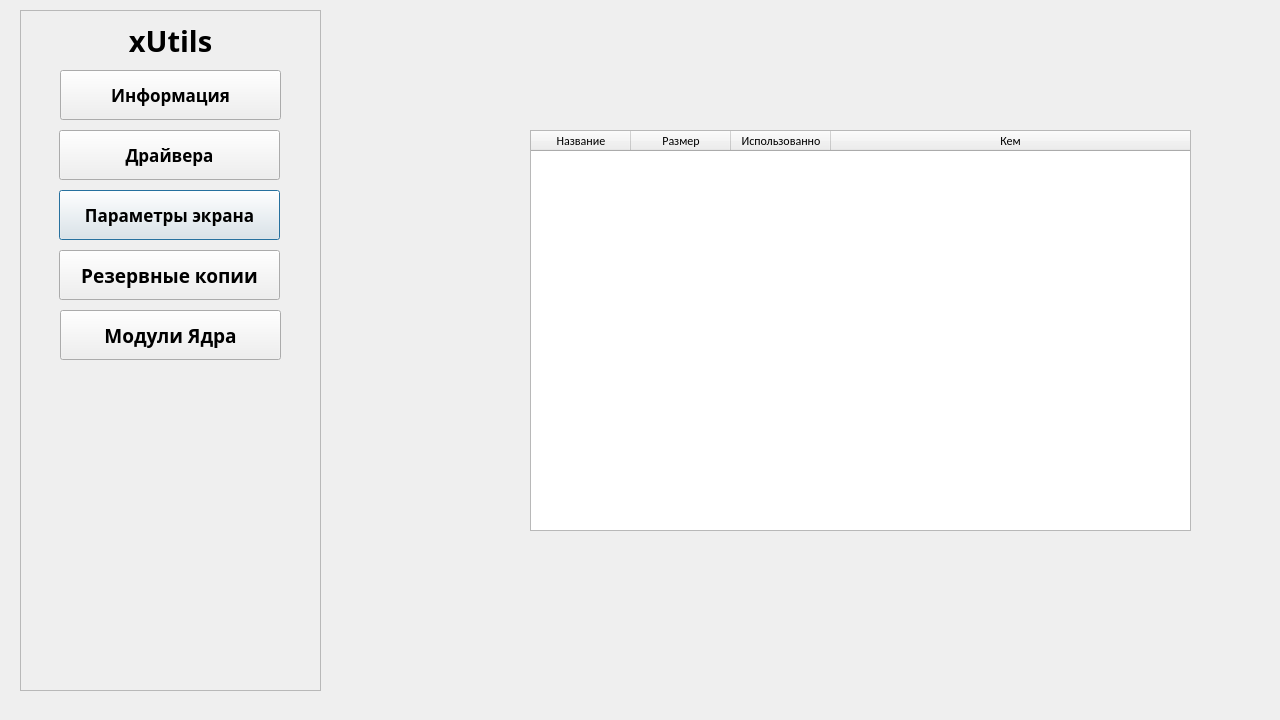
<?xml version="1.0" encoding="UTF-8"?>
<ui version="4.0">
 <class>Dialog</class>
 <widget class="QDialog" name="Dialog">
  <property name="geometry">
   <rect>
    <x>0</x>
    <y>0</y>
    <width>1280</width>
    <height>720</height>
   </rect>
  </property>
  <property name="windowTitle">
   <string>Dialog</string>
  </property>
  <property name="styleSheet">
   <string notr="true"/>
  </property>
  <widget class="QFrame" name="frame">
   <property name="geometry">
    <rect>
     <x>20</x>
     <y>10</y>
     <width>301</width>
     <height>681</height>
    </rect>
   </property>
   <property name="styleSheet">
    <string notr="true"/>
   </property>
   <property name="frameShape">
    <enum>QFrame::StyledPanel</enum>
   </property>
   <property name="frameShadow">
    <enum>QFrame::Raised</enum>
   </property>
   <widget class="QPushButton" name="Resolution">
    <property name="geometry">
     <rect>
      <x>39</x>
      <y>180</y>
      <width>221</width>
      <height>50</height>
     </rect>
    </property>
    <property name="font">
     <font>
      <family>Microsoft YaHei UI Light</family>
      <pointsize>13</pointsize>
      <weight>75</weight>
      <bold>true</bold>
     </font>
    </property>
    <property name="text">
     <string>Параметры экрана</string>
    </property>
   </widget>
   <widget class="QLabel" name="LableLegion">
    <property name="geometry">
     <rect>
      <x>40</x>
      <y>0</y>
      <width>221</width>
      <height>61</height>
     </rect>
    </property>
    <property name="font">
     <font>
      <family>Microsoft YaHei UI Light</family>
      <pointsize>22</pointsize>
      <weight>75</weight>
      <italic>false</italic>
      <bold>true</bold>
      <underline>false</underline>
      <strikeout>false</strikeout>
     </font>
    </property>
    <property name="text">
     <string>xUtils</string>
    </property>
    <property name="textFormat">
     <enum>Qt::PlainText</enum>
    </property>
    <property name="alignment">
     <set>Qt::AlignCenter</set>
    </property>
   </widget>
   <widget class="QPushButton" name="Backup">
    <property name="geometry">
     <rect>
      <x>39</x>
      <y>240</y>
      <width>221</width>
      <height>50</height>
     </rect>
    </property>
    <property name="font">
     <font>
      <family>Microsoft YaHei UI Light</family>
      <pointsize>14</pointsize>
      <weight>75</weight>
      <bold>true</bold>
     </font>
    </property>
    <property name="text">
     <string>Резервные копии</string>
    </property>
   </widget>
   <widget class="QPushButton" name="Drivers">
    <property name="geometry">
     <rect>
      <x>39</x>
      <y>120</y>
      <width>221</width>
      <height>50</height>
     </rect>
    </property>
    <property name="font">
     <font>
      <family>Microsoft YaHei UI Light</family>
      <pointsize>13</pointsize>
      <weight>75</weight>
      <bold>true</bold>
     </font>
    </property>
    <property name="text">
     <string>Драйвера</string>
    </property>
   </widget>
   <widget class="QPushButton" name="Information">
    <property name="geometry">
     <rect>
      <x>40</x>
      <y>60</y>
      <width>221</width>
      <height>50</height>
     </rect>
    </property>
    <property name="font">
     <font>
      <family>Microsoft YaHei UI Light</family>
      <pointsize>13</pointsize>
      <weight>75</weight>
      <bold>true</bold>
     </font>
    </property>
    <property name="text">
     <string>Информация</string>
    </property>
   </widget>
   <widget class="QLabel" name="label_28">
    <property name="geometry">
     <rect>
      <x>110</x>
      <y>560</y>
      <width>81</width>
      <height>81</height>
     </rect>
    </property>
    <property name="text">
     <string/>
    </property>
    <property name="pixmap">
     <pixmap>logo.svg</pixmap>
    </property>
   </widget>
   <widget class="QPushButton" name="CoreModules">
    <property name="geometry">
     <rect>
      <x>40</x>
      <y>300</y>
      <width>221</width>
      <height>50</height>
     </rect>
    </property>
    <property name="font">
     <font>
      <family>Microsoft YaHei UI Light</family>
      <pointsize>14</pointsize>
      <weight>75</weight>
      <bold>true</bold>
     </font>
    </property>
    <property name="text">
     <string>Модули Ядра</string>
    </property>
   </widget>
  </widget>
  <widget class="QStackedWidget" name="stackedWidget">
   <property name="geometry">
    <rect>
     <x>360</x>
     <y>10</y>
     <width>900</width>
     <height>690</height>
    </rect>
   </property>
   <property name="font">
    <font>
     <family>Calibri</family>
    </font>
   </property>
   <property name="currentIndex">
    <number>5</number>
   </property>
   <widget class="QWidget" name="pageInformation">
    <widget class="QLabel" name="label_13">
     <property name="geometry">
      <rect>
       <x>390</x>
       <y>20</y>
       <width>121</width>
       <height>31</height>
      </rect>
     </property>
     <property name="font">
      <font>
       <family>Calibri</family>
       <pointsize>22</pointsize>
       <weight>50</weight>
       <bold>false</bold>
      </font>
     </property>
     <property name="text">
      <string>Система</string>
     </property>
    </widget>
    <widget class="QWidget" name="gridLayoutWidget_2">
     <property name="geometry">
      <rect>
       <x>40</x>
       <y>60</y>
       <width>821</width>
       <height>551</height>
      </rect>
     </property>
     <layout class="QGridLayout" name="gridLayout_3">
      <item row="4" column="0">
       <widget class="QLabel" name="label_14">
        <property name="font">
         <font>
          <pointsize>16</pointsize>
         </font>
        </property>
        <property name="frameShape">
         <enum>QFrame::Box</enum>
        </property>
        <property name="lineWidth">
         <number>2</number>
        </property>
        <property name="midLineWidth">
         <number>0</number>
        </property>
        <property name="text">
         <string>Монитор:</string>
        </property>
       </widget>
      </item>
      <item row="1" column="0">
       <widget class="QLabel" name="label_15">
        <property name="font">
         <font>
          <pointsize>16</pointsize>
         </font>
        </property>
        <property name="frameShape">
         <enum>QFrame::Box</enum>
        </property>
        <property name="lineWidth">
         <number>2</number>
        </property>
        <property name="midLineWidth">
         <number>0</number>
        </property>
        <property name="text">
         <string>Процессор:</string>
        </property>
       </widget>
      </item>
      <item row="3" column="0">
       <widget class="QLabel" name="label_19">
        <property name="font">
         <font>
          <pointsize>16</pointsize>
         </font>
        </property>
        <property name="styleSheet">
         <string notr="true">gridline-color: rgb(90, 255, 2);</string>
        </property>
        <property name="frameShape">
         <enum>QFrame::Box</enum>
        </property>
        <property name="lineWidth">
         <number>2</number>
        </property>
        <property name="midLineWidth">
         <number>0</number>
        </property>
        <property name="text">
         <string>Хранилище:</string>
        </property>
       </widget>
      </item>
      <item row="2" column="0">
       <widget class="QLabel" name="label_17">
        <property name="font">
         <font>
          <pointsize>16</pointsize>
         </font>
        </property>
        <property name="frameShape">
         <enum>QFrame::Box</enum>
        </property>
        <property name="lineWidth">
         <number>2</number>
        </property>
        <property name="midLineWidth">
         <number>0</number>
        </property>
        <property name="text">
         <string>Видеокарта:</string>
        </property>
       </widget>
      </item>
      <item row="5" column="0">
       <widget class="QLabel" name="label_16">
        <property name="font">
         <font>
          <pointsize>16</pointsize>
         </font>
        </property>
        <property name="frameShape">
         <enum>QFrame::Box</enum>
        </property>
        <property name="lineWidth">
         <number>2</number>
        </property>
        <property name="midLineWidth">
         <number>0</number>
        </property>
        <property name="text">
         <string>Разрешение экрана:</string>
        </property>
       </widget>
      </item>
      <item row="16" column="0">
       <widget class="QLabel" name="label_18">
        <property name="font">
         <font>
          <pointsize>16</pointsize>
         </font>
        </property>
        <property name="frameShape">
         <enum>QFrame::Box</enum>
        </property>
        <property name="lineWidth">
         <number>2</number>
        </property>
        <property name="midLineWidth">
         <number>0</number>
        </property>
        <property name="text">
         <string>ОЗУ</string>
        </property>
       </widget>
      </item>
      <item row="17" column="0">
       <widget class="QLabel" name="label_20">
        <property name="font">
         <font>
          <pointsize>16</pointsize>
         </font>
        </property>
        <property name="frameShape">
         <enum>QFrame::Box</enum>
        </property>
        <property name="lineWidth">
         <number>2</number>
        </property>
        <property name="midLineWidth">
         <number>0</number>
        </property>
        <property name="text">
         <string>Версия Ядра</string>
        </property>
       </widget>
      </item>
     </layout>
    </widget>
    <widget class="QWidget" name="verticalLayoutWidget_2">
     <property name="geometry">
      <rect>
       <x>320</x>
       <y>60</y>
       <width>541</width>
       <height>551</height>
      </rect>
     </property>
     <layout class="QVBoxLayout" name="verticalLayout_3">
      <item>
       <widget class="QLabel" name="infoProccesor">
        <property name="font">
         <font>
          <pointsize>12</pointsize>
         </font>
        </property>
        <property name="text">
         <string/>
        </property>
       </widget>
      </item>
      <item>
       <widget class="QLabel" name="infoGpu">
        <property name="font">
         <font>
          <pointsize>12</pointsize>
         </font>
        </property>
        <property name="text">
         <string/>
        </property>
       </widget>
      </item>
      <item>
       <widget class="QLabel" name="infoStorage">
        <property name="font">
         <font>
          <pointsize>12</pointsize>
         </font>
        </property>
        <property name="text">
         <string/>
        </property>
       </widget>
      </item>
      <item>
       <widget class="QLabel" name="infoScreen">
        <property name="font">
         <font>
          <pointsize>12</pointsize>
         </font>
        </property>
        <property name="text">
         <string/>
        </property>
       </widget>
      </item>
      <item>
       <widget class="QLabel" name="infoResolution">
        <property name="font">
         <font>
          <pointsize>12</pointsize>
         </font>
        </property>
        <property name="text">
         <string/>
        </property>
       </widget>
      </item>
      <item>
       <widget class="QLabel" name="infoMemory">
        <property name="font">
         <font>
          <pointsize>12</pointsize>
         </font>
        </property>
        <property name="text">
         <string/>
        </property>
       </widget>
      </item>
      <item>
       <widget class="QLabel" name="infoCore">
        <property name="font">
         <font>
          <pointsize>12</pointsize>
         </font>
        </property>
        <property name="text">
         <string/>
        </property>
       </widget>
      </item>
     </layout>
    </widget>
   </widget>
   <widget class="QWidget" name="pageInstallDrivers">
    <widget class="QPushButton" name="Download">
     <property name="geometry">
      <rect>
       <x>150</x>
       <y>490</y>
       <width>200</width>
       <height>40</height>
      </rect>
     </property>
     <property name="font">
      <font>
       <pointsize>14</pointsize>
      </font>
     </property>
     <property name="text">
      <string>Скачать</string>
     </property>
    </widget>
    <widget class="QProgressBar" name="ProgressBar">
     <property name="enabled">
      <bool>true</bool>
     </property>
     <property name="geometry">
      <rect>
       <x>50</x>
       <y>650</y>
       <width>841</width>
       <height>21</height>
      </rect>
     </property>
     <property name="font">
      <font>
       <family>Microsoft YaHei UI Light</family>
      </font>
     </property>
     <property name="value">
      <number>24</number>
     </property>
    </widget>
    <widget class="QLabel" name="Drivers_label">
     <property name="geometry">
      <rect>
       <x>370</x>
       <y>10</y>
       <width>200</width>
       <height>41</height>
      </rect>
     </property>
     <property name="font">
      <font>
       <pointsize>20</pointsize>
      </font>
     </property>
     <property name="text">
      <string>Драйвера</string>
     </property>
     <property name="alignment">
      <set>Qt::AlignCenter</set>
     </property>
    </widget>
    <widget class="QListView" name="listDrivers">
     <property name="geometry">
      <rect>
       <x>20</x>
       <y>180</y>
       <width>451</width>
       <height>301</height>
      </rect>
     </property>
    </widget>
    <widget class="QWidget" name="verticalLayoutWidget_4">
     <property name="geometry">
      <rect>
       <x>500</x>
       <y>180</y>
       <width>361</width>
       <height>291</height>
      </rect>
     </property>
     <layout class="QVBoxLayout" name="infoScreen_4">
      <item>
       <widget class="QLabel" name="driverGPU">
        <property name="font">
         <font>
          <pointsize>14</pointsize>
         </font>
        </property>
        <property name="text">
         <string>Видеокарта: %1</string>
        </property>
       </widget>
      </item>
      <item>
       <widget class="QLabel" name="driverCurrent">
        <property name="font">
         <font>
          <pointsize>14</pointsize>
         </font>
        </property>
        <property name="text">
         <string>Текущий драйвер: %1</string>
        </property>
       </widget>
      </item>
      <item>
       <widget class="QLabel" name="driverVersion">
        <property name="font">
         <font>
          <pointsize>14</pointsize>
         </font>
        </property>
        <property name="text">
         <string>Версия: %1</string>
        </property>
       </widget>
      </item>
     </layout>
    </widget>
    <widget class="QPushButton" name="Install">
     <property name="geometry">
      <rect>
       <x>150</x>
       <y>540</y>
       <width>200</width>
       <height>40</height>
      </rect>
     </property>
     <property name="font">
      <font>
       <pointsize>14</pointsize>
      </font>
     </property>
     <property name="text">
      <string>Установить</string>
     </property>
    </widget>
    <widget class="QLabel" name="downloadFinished">
     <property name="enabled">
      <bool>true</bool>
     </property>
     <property name="geometry">
      <rect>
       <x>360</x>
       <y>610</y>
       <width>231</width>
       <height>31</height>
      </rect>
     </property>
     <property name="font">
      <font>
       <family>Noto Sans</family>
       <pointsize>14</pointsize>
      </font>
     </property>
     <property name="text">
      <string>Загрузка завершенна </string>
     </property>
    </widget>
    <widget class="QPushButton" name="pushButton">
     <property name="geometry">
      <rect>
       <x>0</x>
       <y>0</y>
       <width>71</width>
       <height>61</height>
      </rect>
     </property>
     <property name="text">
      <string>Назад</string>
     </property>
    </widget>
   </widget>
   <widget class="QWidget" name="pageDrivers">
    <widget class="QComboBox" name="graphicDeviceSelect">
     <property name="geometry">
      <rect>
       <x>170</x>
       <y>200</y>
       <width>501</width>
       <height>41</height>
      </rect>
     </property>
    </widget>
    <widget class="QLabel" name="label_4">
     <property name="geometry">
      <rect>
       <x>310</x>
       <y>130</y>
       <width>221</width>
       <height>71</height>
      </rect>
     </property>
     <property name="font">
      <font>
       <family>Noto Sans</family>
       <pointsize>16</pointsize>
      </font>
     </property>
     <property name="text">
      <string>Видеоадапторы</string>
     </property>
     <property name="alignment">
      <set>Qt::AlignCenter</set>
     </property>
    </widget>
    <widget class="QPushButton" name="downloadRecomended">
     <property name="geometry">
      <rect>
       <x>260</x>
       <y>250</y>
       <width>341</width>
       <height>41</height>
      </rect>
     </property>
     <property name="font">
      <font>
       <family>Noto Sans</family>
       <pointsize>12</pointsize>
      </font>
     </property>
     <property name="text">
      <string>Установить рекомендованные драйвера</string>
     </property>
    </widget>
    <widget class="QPushButton" name="additionalDriverSettings">
     <property name="geometry">
      <rect>
       <x>260</x>
       <y>300</y>
       <width>341</width>
       <height>31</height>
      </rect>
     </property>
     <property name="font">
      <font>
       <family>Noto Sans</family>
       <pointsize>12</pointsize>
      </font>
     </property>
     <property name="text">
      <string>Дополнительные настройки драйвера</string>
     </property>
    </widget>
    <widget class="QTextEdit" name="debugCardName">
     <property name="enabled">
      <bool>false</bool>
     </property>
     <property name="geometry">
      <rect>
       <x>300</x>
       <y>380</y>
       <width>221</width>
       <height>21</height>
      </rect>
     </property>
    </widget>
    <widget class="QPushButton" name="debugCardSearch">
     <property name="enabled">
      <bool>false</bool>
     </property>
     <property name="geometry">
      <rect>
       <x>370</x>
       <y>410</y>
       <width>88</width>
       <height>34</height>
      </rect>
     </property>
     <property name="text">
      <string>PushButton</string>
     </property>
    </widget>
   </widget>
   <widget class="QWidget" name="pageResolution">
    <widget class="QLabel" name="ResoluionLabel">
     <property name="geometry">
      <rect>
       <x>360</x>
       <y>245</y>
       <width>231</width>
       <height>41</height>
      </rect>
     </property>
     <property name="font">
      <font>
       <pointsize>20</pointsize>
       <weight>50</weight>
       <bold>false</bold>
      </font>
     </property>
     <property name="text">
      <string>Параметры экрана</string>
     </property>
    </widget>
    <widget class="QFrame" name="monitorsFrame">
     <property name="geometry">
      <rect>
       <x>0</x>
       <y>20</y>
       <width>891</width>
       <height>221</height>
      </rect>
     </property>
     <property name="focusPolicy">
      <enum>Qt::ClickFocus</enum>
     </property>
     <property name="styleSheet">
      <string notr="true"/>
     </property>
     <property name="frameShape">
      <enum>QFrame::StyledPanel</enum>
     </property>
     <property name="frameShadow">
      <enum>QFrame::Raised</enum>
     </property>
     <widget class="QPushButton" name="Display1">
      <property name="geometry">
       <rect>
        <x>60</x>
        <y>50</y>
        <width>160</width>
        <height>120</height>
       </rect>
      </property>
      <property name="font">
       <font>
        <pointsize>26</pointsize>
        <underline>false</underline>
       </font>
      </property>
      <property name="cursor">
       <cursorShape>PointingHandCursor</cursorShape>
      </property>
      <property name="mouseTracking">
       <bool>false</bool>
      </property>
      <property name="styleSheet">
       <string notr="true"/>
      </property>
      <property name="text">
       <string>1</string>
      </property>
     </widget>
     <widget class="QPushButton" name="Display2">
      <property name="enabled">
       <bool>false</bool>
      </property>
      <property name="geometry">
       <rect>
        <x>260</x>
        <y>50</y>
        <width>160</width>
        <height>120</height>
       </rect>
      </property>
      <property name="font">
       <font>
        <pointsize>26</pointsize>
        <underline>false</underline>
       </font>
      </property>
      <property name="cursor">
       <cursorShape>PointingHandCursor</cursorShape>
      </property>
      <property name="styleSheet">
       <string notr="true"/>
      </property>
      <property name="text">
       <string>2</string>
      </property>
     </widget>
     <widget class="QPushButton" name="Display3">
      <property name="enabled">
       <bool>false</bool>
      </property>
      <property name="geometry">
       <rect>
        <x>460</x>
        <y>50</y>
        <width>160</width>
        <height>120</height>
       </rect>
      </property>
      <property name="font">
       <font>
        <pointsize>26</pointsize>
        <underline>false</underline>
       </font>
      </property>
      <property name="cursor">
       <cursorShape>PointingHandCursor</cursorShape>
      </property>
      <property name="styleSheet">
       <string notr="true"/>
      </property>
      <property name="text">
       <string>3</string>
      </property>
     </widget>
     <widget class="QPushButton" name="Display4">
      <property name="enabled">
       <bool>false</bool>
      </property>
      <property name="geometry">
       <rect>
        <x>660</x>
        <y>50</y>
        <width>160</width>
        <height>120</height>
       </rect>
      </property>
      <property name="font">
       <font>
        <pointsize>26</pointsize>
        <underline>false</underline>
       </font>
      </property>
      <property name="cursor">
       <cursorShape>PointingHandCursor</cursorShape>
      </property>
      <property name="styleSheet">
       <string notr="true"/>
      </property>
      <property name="text">
       <string>4</string>
      </property>
     </widget>
    </widget>
    <widget class="QFrame" name="frame_4">
     <property name="geometry">
      <rect>
       <x>10</x>
       <y>310</y>
       <width>361</width>
       <height>301</height>
      </rect>
     </property>
     <property name="frameShape">
      <enum>QFrame::StyledPanel</enum>
     </property>
     <property name="frameShadow">
      <enum>QFrame::Raised</enum>
     </property>
     <widget class="QLabel" name="label_24">
      <property name="geometry">
       <rect>
        <x>320</x>
        <y>70</y>
        <width>21</width>
        <height>16</height>
       </rect>
      </property>
      <property name="font">
       <font>
        <pointsize>14</pointsize>
       </font>
      </property>
      <property name="text">
       <string>HZ</string>
      </property>
     </widget>
     <widget class="QLabel" name="label_2">
      <property name="geometry">
       <rect>
        <x>40</x>
        <y>115</y>
        <width>111</width>
        <height>21</height>
       </rect>
      </property>
      <property name="font">
       <font>
        <pointsize>14</pointsize>
       </font>
      </property>
      <property name="text">
       <string>Разрешение</string>
      </property>
     </widget>
     <widget class="QPushButton" name="dependsScreen">
      <property name="enabled">
       <bool>true</bool>
      </property>
      <property name="geometry">
       <rect>
        <x>30</x>
        <y>245</y>
        <width>201</width>
        <height>31</height>
       </rect>
      </property>
      <property name="font">
       <font>
        <pointsize>11</pointsize>
       </font>
      </property>
      <property name="text">
       <string>Дополнительные настройки</string>
      </property>
     </widget>
     <widget class="QComboBox" name="ListResolution">
      <property name="geometry">
       <rect>
        <x>30</x>
        <y>145</y>
        <width>201</width>
        <height>31</height>
       </rect>
      </property>
      <property name="font">
       <font>
        <pointsize>14</pointsize>
       </font>
      </property>
      <item>
       <property name="text">
        <string>1920х1080</string>
       </property>
      </item>
      <item>
       <property name="text">
        <string>1280х720</string>
       </property>
      </item>
     </widget>
     <widget class="QComboBox" name="listHZ">
      <property name="geometry">
       <rect>
        <x>250</x>
        <y>65</y>
        <width>61</width>
        <height>31</height>
       </rect>
      </property>
      <property name="font">
       <font>
        <pointsize>14</pointsize>
       </font>
      </property>
      <item>
       <property name="text">
        <string>60</string>
       </property>
      </item>
      <item>
       <property name="text">
        <string>75</string>
       </property>
      </item>
      <item>
       <property name="text">
        <string>100</string>
       </property>
      </item>
      <item>
       <property name="text">
        <string>144</string>
       </property>
      </item>
     </widget>
     <widget class="QPushButton" name="setCancelButton">
      <property name="enabled">
       <bool>false</bool>
      </property>
      <property name="geometry">
       <rect>
        <x>150</x>
        <y>195</y>
        <width>81</width>
        <height>31</height>
       </rect>
      </property>
      <property name="font">
       <font>
        <pointsize>12</pointsize>
       </font>
      </property>
      <property name="text">
       <string>Отменить</string>
      </property>
     </widget>
     <widget class="QComboBox" name="listOrientation">
      <property name="geometry">
       <rect>
        <x>30</x>
        <y>65</y>
        <width>201</width>
        <height>31</height>
       </rect>
      </property>
      <property name="font">
       <font>
        <family>Calibri</family>
        <pointsize>14</pointsize>
        <kerning>true</kerning>
       </font>
      </property>
      <item>
       <property name="text">
        <string>Альбомная</string>
       </property>
      </item>
      <item>
       <property name="text">
        <string>Книжная</string>
       </property>
      </item>
      <item>
       <property name="text">
        <string>Альбомная(Перевернутая)</string>
       </property>
      </item>
      <item>
       <property name="text">
        <string>Книжная(Перевернутая)</string>
       </property>
      </item>
     </widget>
     <widget class="QPushButton" name="SetButton">
      <property name="geometry">
       <rect>
        <x>30</x>
        <y>195</y>
        <width>81</width>
        <height>31</height>
       </rect>
      </property>
      <property name="font">
       <font>
        <pointsize>12</pointsize>
       </font>
      </property>
      <property name="text">
       <string>Выбрать</string>
      </property>
     </widget>
     <widget class="QLabel" name="label_3">
      <property name="geometry">
       <rect>
        <x>40</x>
        <y>35</y>
        <width>111</width>
        <height>21</height>
       </rect>
      </property>
      <property name="font">
       <font>
        <pointsize>14</pointsize>
       </font>
      </property>
      <property name="text">
       <string>Ориентация</string>
      </property>
     </widget>
     <widget class="QCheckBox" name="checkBoxTearing">
      <property name="geometry">
       <rect>
        <x>240</x>
        <y>200</y>
        <width>91</width>
        <height>21</height>
       </rect>
      </property>
      <property name="font">
       <font>
        <family>Noto Sans</family>
        <pointsize>12</pointsize>
       </font>
      </property>
      <property name="text">
       <string>Tearing</string>
      </property>
     </widget>
    </widget>
    <widget class="QFrame" name="frame_5">
     <property name="geometry">
      <rect>
       <x>440</x>
       <y>310</y>
       <width>451</width>
       <height>301</height>
      </rect>
     </property>
     <property name="frameShape">
      <enum>QFrame::StyledPanel</enum>
     </property>
     <property name="frameShadow">
      <enum>QFrame::Raised</enum>
     </property>
    </widget>
    <widget class="QWidget" name="verticalLayoutWidget_3">
     <property name="geometry">
      <rect>
       <x>450</x>
       <y>320</y>
       <width>431</width>
       <height>281</height>
      </rect>
     </property>
     <layout class="QVBoxLayout" name="infoScreen_3">
      <item>
       <widget class="QLabel" name="displayFormat">
        <property name="font">
         <font>
          <pointsize>14</pointsize>
         </font>
        </property>
        <property name="text">
         <string>Формат:</string>
        </property>
       </widget>
      </item>
      <item>
       <widget class="QLabel" name="displayName">
        <property name="font">
         <font>
          <pointsize>14</pointsize>
         </font>
        </property>
        <property name="text">
         <string>Монитор:</string>
        </property>
       </widget>
      </item>
      <item>
       <widget class="QLabel" name="displayResolution">
        <property name="font">
         <font>
          <pointsize>14</pointsize>
         </font>
        </property>
        <property name="text">
         <string>Разрешение:</string>
        </property>
       </widget>
      </item>
     </layout>
    </widget>
    <zorder>frame_4</zorder>
    <zorder>ResoluionLabel</zorder>
    <zorder>monitorsFrame</zorder>
    <zorder>frame_5</zorder>
    <zorder>verticalLayoutWidget_3</zorder>
   </widget>
   <widget class="QWidget" name="pageBackups">
    <widget class="QPushButton" name="CreateBackupButton">
     <property name="geometry">
      <rect>
       <x>540</x>
       <y>200</y>
       <width>251</width>
       <height>41</height>
      </rect>
     </property>
     <property name="font">
      <font>
       <pointsize>14</pointsize>
      </font>
     </property>
     <property name="text">
      <string>Создать резервную копию</string>
     </property>
    </widget>
    <widget class="QPushButton" name="BackupButton">
     <property name="geometry">
      <rect>
       <x>540</x>
       <y>290</y>
       <width>251</width>
       <height>41</height>
      </rect>
     </property>
     <property name="font">
      <font>
       <pointsize>14</pointsize>
      </font>
     </property>
     <property name="text">
      <string>Восстановить</string>
     </property>
    </widget>
    <widget class="QLabel" name="BackupLabel">
     <property name="geometry">
      <rect>
       <x>330</x>
       <y>20</y>
       <width>241</width>
       <height>41</height>
      </rect>
     </property>
     <property name="font">
      <font>
       <family>Microsoft YaHei UI Light</family>
       <pointsize>20</pointsize>
       <weight>75</weight>
       <bold>true</bold>
      </font>
     </property>
     <property name="styleSheet">
      <string notr="true"/>
     </property>
     <property name="text">
      <string>Резервные копии</string>
     </property>
    </widget>
    <widget class="QListView" name="backupList">
     <property name="geometry">
      <rect>
       <x>30</x>
       <y>140</y>
       <width>451</width>
       <height>251</height>
      </rect>
     </property>
    </widget>
    <widget class="QLabel" name="label">
     <property name="geometry">
      <rect>
       <x>40</x>
       <y>110</y>
       <width>201</width>
       <height>20</height>
      </rect>
     </property>
     <property name="font">
      <font>
       <family>Microsoft JhengHei UI Light</family>
       <pointsize>12</pointsize>
      </font>
     </property>
     <property name="text">
      <string>Список резервных копий</string>
     </property>
    </widget>
   </widget>
   <widget class="QWidget" name="pageModules">
    <widget class="QTableWidget" name="tableModules">
     <property name="geometry">
      <rect>
       <x>170</x>
       <y>120</y>
       <width>661</width>
       <height>401</height>
      </rect>
     </property>
     <attribute name="horizontalHeaderVisible">
      <bool>true</bool>
     </attribute>
     <attribute name="horizontalHeaderCascadingSectionResizes">
      <bool>false</bool>
     </attribute>
     <attribute name="horizontalHeaderShowSortIndicator" stdset="0">
      <bool>true</bool>
     </attribute>
     <attribute name="horizontalHeaderStretchLastSection">
      <bool>true</bool>
     </attribute>
     <attribute name="verticalHeaderVisible">
      <bool>false</bool>
     </attribute>
     <attribute name="verticalHeaderHighlightSections">
      <bool>false</bool>
     </attribute>
     <attribute name="verticalHeaderShowSortIndicator" stdset="0">
      <bool>false</bool>
     </attribute>
     <column>
      <property name="text">
       <string>Название</string>
      </property>
     </column>
     <column>
      <property name="text">
       <string>Размер</string>
      </property>
     </column>
     <column>
      <property name="text">
       <string>Использованно</string>
      </property>
     </column>
     <column>
      <property name="text">
       <string>Кем</string>
      </property>
     </column>
    </widget>
   </widget>
  </widget>
  <widget class="QFrame" name="frame_2">
   <property name="enabled">
    <bool>true</bool>
   </property>
   <property name="geometry">
    <rect>
     <x>-10</x>
     <y>0</y>
     <width>341</width>
     <height>701</height>
    </rect>
   </property>
   <property name="font">
    <font>
     <pointsize>4</pointsize>
    </font>
   </property>
   <property name="styleSheet">
    <string notr="true"/>
   </property>
   <property name="frameShape">
    <enum>QFrame::NoFrame</enum>
   </property>
   <property name="frameShadow">
    <enum>QFrame::Raised</enum>
   </property>
  </widget>
  <zorder>frame_2</zorder>
  <zorder>stackedWidget</zorder>
  <zorder>frame</zorder>
 </widget>
 <resources/>
 <connections/>
</ui>
